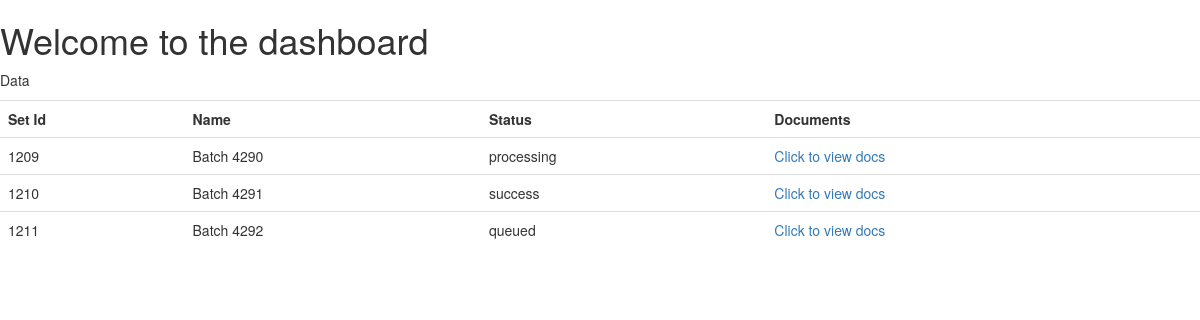
Screenshot of /details/viewdata/ with the database file from the repository.
### details/models.py (models this page shows)
class DashData(models.Model):
    statschoice = ((0,'processing'), (1,'success'), (2,'queued'), (3, 'failed'))
    set_id = models.DecimalField(max_digits=4, decimal_places=0)
    name = models.CharField(max_length=10)
    status = models.CharField(max_length=20, choices=statschoice, default="processing")
    batch_id = models.DecimalField(max_digits=4, decimal_places=0)

### details/views.py (the view)
# urls.py: path('viewdata/', views.display_batch_view, name='batch_details'),
def display_batch_view(request):
    batches = DashData.objects.all()
    context = {
        'batch': batches
    }
    return render(request, "details/tableview.html", context)

### details/templates/details/tableview.html
{% extends 'signin/header.html' %}
{% block content %}
<p>Data</p>
    <table class="table">
        <th>Set Id</th>
        <th>Name</th>
        <th>Status</th>
        <th>Documents</th>
        {% for bat in batch %}
            <tr>
                <td>{{  bat.set_id }}</td>
                <td>{{  bat.name }}</td>
                <td>{{  bat.status }}</td>
                <td><a href="/details/viewdocs/{{ bat.batch_id }}">Click to view docs</a></td>
            </tr>
        {% endfor %}
    </table>
{% endblock %}

### rows the page displays
DashData: set_id "1209", name "Batch 4290", status "processing"
DashData: set_id "1210", name "Batch 4291", status "success"
DashData: set_id "1211", name "Batch 4292", status "queued"
